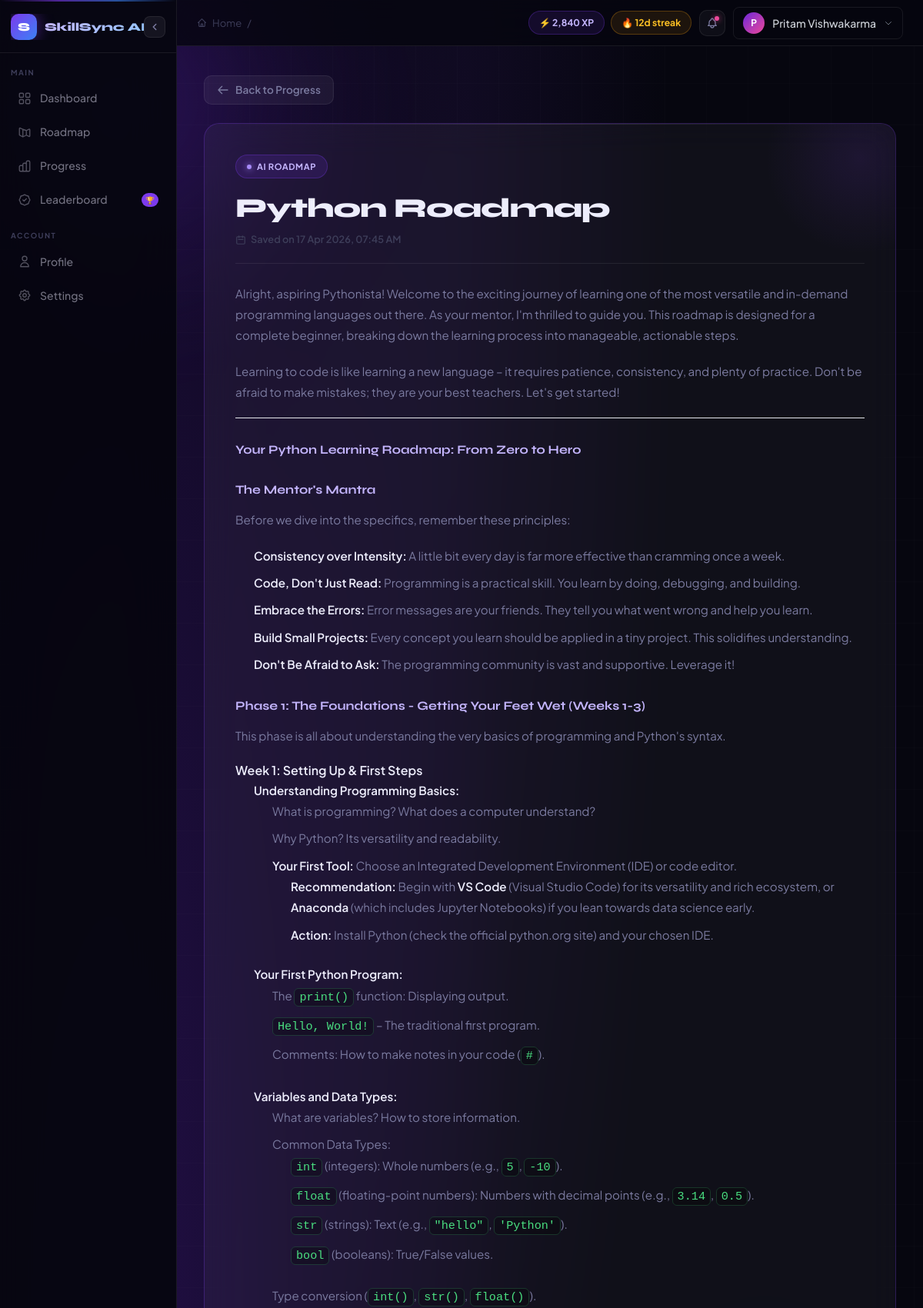
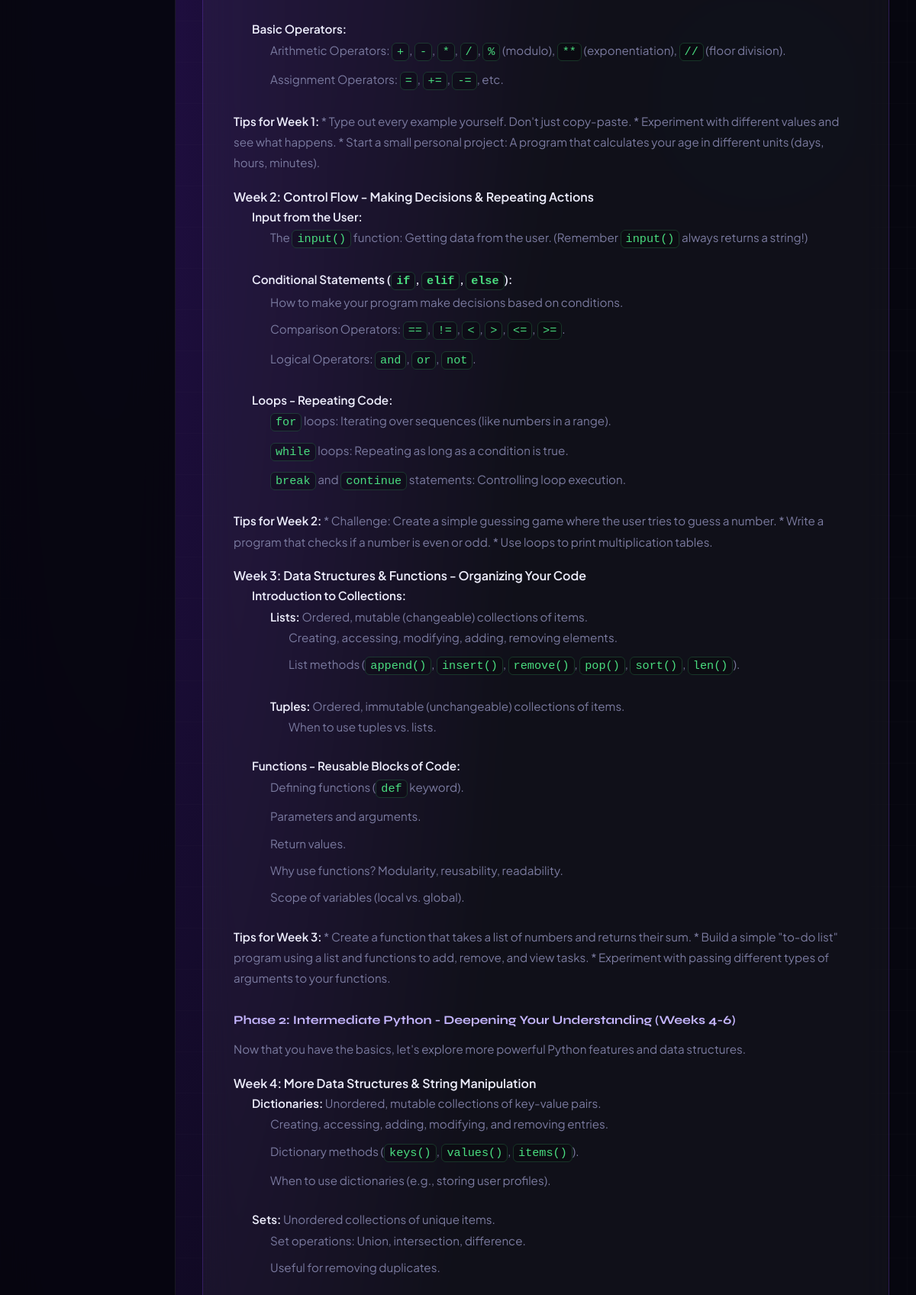
/dashboard/roadmap/12/ (signed in, upper part), run on the app's committed database (2 pictures, top to bottom).
### dashboard/models.py (models this page shows, shortened)
class SavedAIRoadmap(models.Model):
    user = models.ForeignKey(User, on_delete=models.CASCADE, related_name="saved_roadmaps")
    title = models.CharField(max_length=255, default="My AI Roadmap")
    ai_content = models.TextField() # Gemini ka generate kiya hua markdown/HTML
    generated_at = models.DateTimeField(default=now)
    is_active = models.BooleanField(default=True) # Agar current roadmap hai toh True

### dashboard/views.py (the view)
# urls.py: path('roadmap/<int:roadmap_id>/', views.roadmap_detail, name='roadmap_detail'),
@login_required
def roadmap_detail(request, roadmap_id):
    roadmap = get_object_or_404(SavedAIRoadmap, id=roadmap_id, user=request.user)
    context = {
        'roadmap': roadmap
    }
    return render(request, 'dashboard/roadmap_detail.html', context)

### templates/dashboard/roadmap_detail.html (shortened to what this page needs)
{% extends 'base.html' %}
{% load static %}
{% block content %}
<div style="max-width:900px; margin: 0 auto; padding-top: 10px; padding-bottom: 40px;">
    <a href="{% url 'progress' %}" class="btn-ghost" style="padding:8px 16px; border-radius:10px; text-decoration:none; display:inline-flex; align-items:center; gap:8px; margin-bottom: 24px; font-size: 0.85rem; transition: all 0.2s;">
        <svg width="16" height="16" fill="none" stroke="currentColor" stroke-width="2" viewBox="0 0 24 24"><path stroke-linecap="round" stroke-linejoin="round" d="M10 19l-7-7m0 0l7-7m-7 7h18"/></svg>
        Back to Progress
    </a>
    <div class="glass anim-up d-1" style="padding: 40px; border-radius: 20px; position: relative; overflow: hidden; border: 1px solid rgba(124,58,237,.28);">
        <div style="position: absolute; top: -80px; right: -80px; width: 250px; height: 250px; background: radial-gradient(circle, rgba(124,58,237,0.12) 0%, transparent 70%); border-radius: 50%; pointer-events: none;"></div>
        <div style="border-bottom: 1px solid rgba(255,255,255,0.08); padding-bottom: 20px; margin-bottom: 25px;">
            <div style="display:inline-flex; align-items:center; gap:7px; padding:6px 14px; border-radius:999px; background:rgba(124,58,237,.15); border:1px solid rgba(124,58,237,.3); font-size:.7rem; font-weight:700; color:#c4b5fd; text-transform: uppercase; letter-spacing: 0.05em; margin-bottom: 18px;">
                <span style="width:6px; height:6px; border-radius:50%; background:#a78bfa; box-shadow: 0 0 8px #a78bfa;"></span> AI Roadmap
            </div>
            <h1 style="font-family: 'Syne', sans-serif; font-weight: 800; font-size: 2.2rem; color: var(--text); letter-spacing: -0.03em; margin-bottom: 10px; line-height: 1.2;">
                {{ roadmap.title }}
            </h1>
            <p style="color: var(--text-muted); font-size: 0.8rem; font-weight: 600; display: flex; align-items: center; gap: 6px;">
                <svg width="14" height="14" fill="none" stroke="currentColor" stroke-width="2" viewBox="0 0 24 24"><path stroke-linecap="round" stroke-linejoin="round" d="M8 7V3m8 4V3m-9 8h10M5 21h14a2 2 0 002-2V7a2 2 0 00-2-2H5a2 2 0 00-2 2v12a2 2 0 002 2z"/></svg>
                Saved on {{ roadmap.generated_at|date:"d M Y, h:i A" }}
            </p>
        </div>
        <div class="markdown-content">
            {{ roadmap.ai_content|safe }}
        </div>
    </div>
</div>
{% endblock %}

### templates/base.html (shortened to what this page needs)
{% load static %}
<!DOCTYPE html>
<html lang="en" data-theme="dark">
<head>
  <script src="https://cdn.tailwindcss.com"></script>
</head>
<body>
<div class="bg-layer" aria-hidden="true">
  <div class="bg-mesh"></div>
  <div class="bg-grid"></div>
  <div class="blob blob-4"></div>
</div>
<aside id="sidebar" aria-label="Main navigation">
  <div class="sb-logo-row">
    <a class="sb-logo-link" href="{% url 'dashboard' %}">
      <div class="sb-logo-mark">S</div>
      <span class="sb-logo-text">SkillSync AI</span>
    </a>
    <button class="sb-toggle" id="sbToggleBtn" onclick="toggleSidebar()" title="Toggle sidebar" aria-label="Toggle sidebar">
      <svg id="sbToggleIcon" viewBox="0 0 24 24" fill="none" stroke="currentColor" stroke-width="2.5" stroke-linecap="round" stroke-linejoin="round">
        <path d="M15 18l-6-6 6-6"/>
      </svg>
    </button>
  </div>
  <nav style="flex:1; overflow-y:auto; overflow-x:hidden; padding: 4px 0;">
    <div class="sb-section">Main</div>
    <a class="sb-link {% block nav_dashboard %}{% endblock %}" href="{% url 'dashboard' %}">
      <svg viewBox="0 0 24 24" fill="none" stroke="currentColor" stroke-width="1.8">
        <rect x="3" y="3" width="7" height="7" rx="1.5"/>
        <rect x="14" y="3" width="7" height="7" rx="1.5"/>
        <rect x="3" y="14" width="7" height="7" rx="1.5"/>
        <rect x="14" y="14" width="7" height="7" rx="1.5"/>
      </svg>
      <span class="sb-link-text">Dashboard</span>
    </a>
    <a class="sb-link {% block nav_roadmap %}{% endblock %}" href="{% url 'skill_advisor' %}">
      <svg viewBox="0 0 24 24" fill="none" stroke="currentColor" stroke-width="1.8">
        <path stroke-linecap="round" stroke-linejoin="round" d="M9 20l-5.447-2.724A1 1 0 013 16.382V5.618a1 1 0 011.447-.894L9 7m0 13l6-3m-6 3V7m6 10l4.553 2.276A1 1 0 0021 18.382V7.618a1 1 0 00-1.447-.894L15 9m0 8V9m0 0L9 7"/>
      </svg>
      <span class="sb-link-text">Roadmap</span>
    </a>
    <a class="sb-link {% block nav_progress %}{% endblock %}" href="{% url 'progress' %}">
      <span class="sb-link-text">Progress</span>
    </a>
    <a class="sb-link {% block nav_leaderboard %}{% endblock %}" href="{% url 'leaderboard' %}">
      <span class="sb-link-text">Leaderboard</span>
      <span class="sb-badge">🏆</span>
    </a>
    <div class="sb-section" style="margin-top:18px">Account</div>
    <a class="sb-link {% block nav_profile %}{% endblock %}" href="{% url 'profile' %}">
      <svg viewBox="0 0 24 24" fill="none" stroke="currentColor" stroke-width="1.8">
        <path stroke-linecap="round" stroke-linejoin="round" d="M16 7a4 4 0 11-8 0 4 4 0 018 0zM12 14a7 7 0 00-7 7h14a7 7 0 00-7-7z"/>
      </svg>
      <span class="sb-link-text">Profile</span>
    </a>
    <a class="sb-link {% block nav_settings %}{% endblock %}" href="{% url 'settings' %}">
      <span class="sb-link-text">Settings</span>
    </a>
  </nav>
</aside>
<div id="page-wrap">
  <header id="topbar">
    <div class="tb-left">
      <nav class="tb-breadcrumb" aria-label="Breadcrumb">
        <span style="color:var(--text-muted)">Home</span>
        <span style="color:var(--text-muted);">/</span>
      </nav>
    </div>
    <div class="tb-right">
      <div class="tb-chips" style="display:flex;gap:8px;">
        <div class="tb-chip chip-xp">⚡ {{ user.xp|default:"2,840" }} XP</div>
        <div class="tb-chip chip-streak">🔥 {{ user.streak|default:"12" }}d streak</div>
      </div>
      <button class="tb-notif" aria-label="Notifications">
        <span class="notif-dot"></span>
      </button>
      <div class="relative">
        <div onclick="toggleDropdown()"
            class="flex items-center gap-2.5 px-3 py-1.5 rounded-lg cursor-pointer hover:bg-gray-800/60 transition"
            style="border:1px solid rgba(255,255,255,.08)">
          <div class="w-7 h-7 rounded-full flex items-center justify-center text-xs font-bold text-white"
              style="background:linear-gradient(135deg,#6d28d9,#ec4899)">
            {{ request.user.first_name|slice:":1"|upper }}
          </div>
          <span class="text-sm font-medium text-gray-300">
            {{ request.user.first_name }} {{ request.user.last_name }}
          </span>
          <svg class="w-3 h-3 text-gray-500 transition-transform duration-200" id="arrowIcon"
              fill="none" stroke="currentColor" stroke-width="2" viewBox="0 0 24 24">
            <path stroke-linecap="round" stroke-linejoin="round" d="M19 9l-7 7-7-7"/>
          </svg>
        </div>
      </div>
    </div>
  </header>
  <main id="main-content">
    {% block content %}{% endblock %}
  </main>
</div>
</body>
</html>

### data on the page
SavedAIRoadmap: title "Python Roadmap", generated_at "17 Apr 2026, 07:45 AM", ai_content "Alright, aspiring Pythonista! Welcome to the exciting journey of learning one of the most versatile and in-demand programming languages out there. As your mentor, I'm thrilled to guide you. This roadmap is designed for a complete beginner, breaking down the learning process into manageable, actionable steps. Learning to code is like learning a new language – it requires patience, consistency, and plenty of practice. Don't be afraid to make mistakes; they are your best teachers. Let's get started! Your Python Learning Roadmap: From Zero to Hero The Mentor's Mantra Before we dive into the specifics, remember these principles: Consistency over Intensity: A little bit every day is far more…"

### other printed values
{{ user.xp|default:"2,840" }} "2,840"
{{ user.streak|default:"12" }} "12"
{{ request.user.first_name|slice:":1"|upper }} "P"
{{ request.user.first_name }} "Pritam"
{{ request.user.last_name }} "Vishwakarma"
